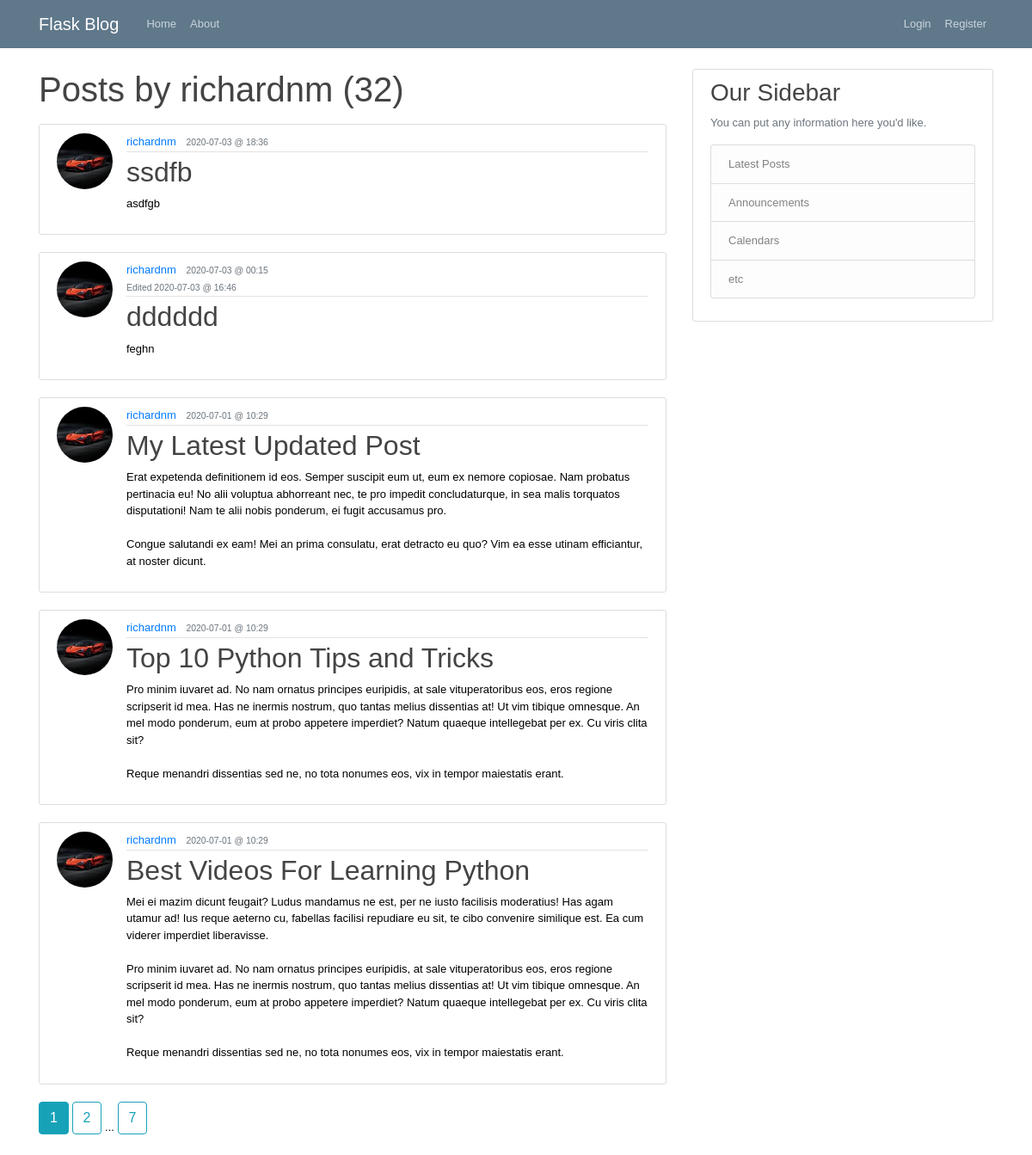
/user/richardnm, run on the app's committed database.
### flaskblog/models.py (models this page shows, shortened)
class User(db.Model, UserMixin):
    id = db.Column(db.Integer, primary_key=True)
    username = db.Column(db.String(20), unique=True, nullable=False)
    email = db.Column(db.String(120), unique=True, nullable=False)
    image_file = db.Column(db.String(20), nullable=False,
                           default='default.jpeg')
    password = db.Column(db.String(60), nullable=False)
    posts = db.relationship('Post', backref='author', lazy=True)
    deleted_posts = db.relationship('DeletedPost', backref='author', lazy=True)

class Post(db.Model):
    id = db.Column(db.Integer, primary_key=True)
    title = db.Column(db.String(100), nullable=False)
    date_posted = db.Column(db.DateTime, nullable=False,
                            default=datetime.utcnow)
    date_edited = db.Column(db.DateTime, nullable=False,
                            default=datetime.utcnow)
    content = db.Column(db.Text, nullable=False)
    user_id = db.Column(db.Integer, db.ForeignKey('user.id'),
                        nullable=False)
    post_history = db.relationship('PostHistory', backref='post',
                                   lazy=True)

### flaskblog/users/routes.py (the view)
@users.route('/user/<string:username>')
def user_posts(username):
    page = request.args.get('page', 1, type=int)
    user = User.query.filter_by(username=username).first_or_404()
    posts = Post.query.filter_by(author=user)\
        .order_by(Post.date_edited.desc())\
        .paginate(page=page, per_page=5)
    tz = timezone.utc
    return render_template('user_posts.html', posts=posts, user=user, tz=tz)

### flaskblog/templates/user_posts.html
{% extends 'layout.html' %}
{% block content %}
    <h1 class="mb-3">Posts by {{ user.username }} ({{ posts.total }})</h1>
    {% for post in posts.items %}
        <article class="media content-section">
            <img class="rounded-circle article-img" src=" {{ url_for('static', filename='profile_pics/' + post.author.image_file) }} " alt="">
            <div class="media-body">
            <div class="article-metadata">
                <a class="mr-2" href="{{ url_for('users.user_posts', username=post.author.username) }}">{{ post.author.username }}</a>
                {% if post.date_posted != post.date_edited %}
                    <small class="text-muted">{{ post.date_posted.replace(tzinfo=tz).astimezone(tz=None).strftime('%Y-%m-%d @ %H:%M') }} </small> <br>
                    <small class="text-muted">Edited {{ post.date_edited.replace(tzinfo=tz).astimezone(tz=None).strftime('%Y-%m-%d @ %H:%M') }} </small>
                {% else %}
                    <small class="text-muted">{{ post.date_posted.replace(tzinfo=tz).astimezone(tz=None).strftime('%Y-%m-%d @ %H:%M') }} </small>
                {% endif %}
            </div>
            <h2><a class="article-title" href="{{ url_for('posts.post', post_id=post.id) }}">{{ post.title }}</a></h2>
            <p class="article-content">{{ post.content }}</p>
            </div>
        </article>
    {% endfor %}
    {% for page_num in posts.iter_pages(left_edge=1, right_edge=1, left_current=1, right_current=2) %}
        {% if page_num %}
            {% if posts.page == page_num %}
                <a class="btn btn-info mb-4" href="{{ url_for('users.user_posts', username=user.username, page=page_num) }}">{{ page_num }}</a>
            {% else %}
                <a class="btn btn-outline-info mb-4" href="{{ url_for('users.user_posts', username=user.username, page=page_num) }}">{{ page_num }}</a>
            {% endif %}
        {% else %}
            ...
        {% endif %}
    {% endfor %}
{% endblock content %}

### flaskblog/templates/layout.html (shortened to what this page needs)
<!DOCTYPE html>
<html lang="en">
<head>
  <link rel="stylesheet" href="https://maxcdn.bootstrapcdn.com/bootstrap/4.0.0/css/bootstrap.min.css">
  <link rel="stylesheet" type="text/css" href="{{ url_for('static', filename='main.css') }}">
  <link rel="stylesheet" href="{{ url_for('static', filename='style2.css') }}">
</head>
<body>
    <header class="site-header">
        <nav class="navbar navbar-expand-md navbar-dark bg-steel fixed-top">
          <div class="container">
            <a class="navbar-brand mr-4" href="/">Flask Blog</a>
            <div class="collapse navbar-collapse" id="navbarToggle">
              <div class="navbar-nav mr-auto">
                <a class="nav-item nav-link" href="{{ url_for('main.home') }}">Home</a>
                <a class="nav-item nav-link" href="{{ url_for('main.about') }}">About</a>
              </div>
              <div class="navbar-nav">
                <div class="navbar-nav">
                  {% if current_user.is_authenticated %}
                  <a class="nav-item nav-link" href="{{ url_for('posts.new_post')}}">New Post</a>
                  <a class="nav-item nav-link" href="{{ url_for('users.account')}}">{{ current_user.username }} </a>
                  <a class="nav-item nav-link" href="{{ url_for('users.logout')}}">Logout</a>
                  <div class="center-vertical">
                      <a class="nav-item nav-icon" href="/settings"> <i class="material-icons small-icon">settings</i> </a>
                  </div>
                </div>
                  {% else %}
                    <a class="nav-item nav-link" href="{{ url_for('users.login')}}">Login</a>
                    <a class="nav-item nav-link" href="{{ url_for('users.register')}}">Register</a>
                  {% endif %}
                </div>
              </div>
            </div>
          </div>
        </nav>
    </header>
    <main role="main" class="container">
        <div class="row">
            <div class="col-md-8">
                {% block content %}
                {% endblock %}
            </div>
                <div class="col-md-4">
                <div class="content-section">
                    <h3>Our Sidebar</h3>
                    <p class='text-muted'>You can put any information here you'd like.
                    <ul class="list-group">
                        <li class="list-group-item list-group-item-light">Latest Posts</li>
                        <li class="list-group-item list-group-item-light">Announcements</li>
                        <li class="list-group-item list-group-item-light">Calendars</li>
                        <li class="list-group-item list-group-item-light">etc</li>
                    </ul>
                    </p>
                </div>
            </div>
        </div>
    </main>
</body>
</html>

### flaskblog/static/main.css (style rules this page uses)
body { background: #fafafa; color: #333333; margin-top: 5rem; }
h1, h2, h3, h4, h5, h6 { color: #444444; }
.bg-steel { background-color: #5f788a; }
.site-header .navbar-nav .nav-link { color: #cbd5db; }
.content-section { background: #ffffff; padding: 10px 20px; border: 1px solid #dddddd; border-radius: 3px; margin-bottom: 20px; }
.article-title { color: #444444; }
.article-content { white-space: pre-line; }
.article-img { height: 65px; width: 65px; margin-right: 16px; }
.article-metadata { padding-bottom: 1px; margin-bottom: 4px; border-bottom: 1px solid #e3e3e3 }

### flaskblog/static/style2.css (style rules this page uses)
* { margin:0px; }
body { background-color: #FFFFFF; font-family: Verdana,Arial,Helvetica,sans-serif; font-size: small; color: #000000; }

### data on the page
User: username "richardnm"
Post: image_file (picture), author.username "richardnm", date_posted.replace "2020-07-03 @ 18:36", title "ssdfb", content "asdfgb"
Post: image_file (picture), author.username "richardnm", date_posted.replace "2020-07-03 @ 00:15", date_edited.replace "2020-07-03 @ 16:46", title "dddddd", content "feghn"
Post: image_file (picture), author.username "richardnm", date_posted.replace "2020-07-01 @ 10:29", title "My Latest Updated Post", content "Erat expetenda definitionem id eos. Semper suscipit eum ut, eum ex nemore copiosae. Nam probatus pertinacia eu! No alii voluptua abhorreant nec, te pro impedit concludaturque, in sea malis torquatos disputationi! Nam te alii nobis ponderum, ei fugit accusamus pro. Congue salutandi ex eam! Mei an prima consulatu, erat detracto eu quo? Vim ea esse utinam efficiantur, at noster dicunt."
Post: image_file (picture), author.username "richardnm", date_posted.replace "2020-07-01 @ 10:29", title "Top 10 Python Tips and Tricks", content "Pro minim iuvaret ad. No nam ornatus principes euripidis, at sale vituperatoribus eos, eros regione scripserit id mea. Has ne inermis nostrum, quo tantas melius dissentias at! Ut vim tibique omnesque. An mel modo ponderum, eum at probo appetere imperdiet? Natum quaeque intellegebat per ex. Cu viris clita sit? Reque menandri dissentias sed ne, no tota nonumes eos, vix in tempor maiestatis erant."
Post: image_file (picture), author.username "richardnm", date_posted.replace "2020-07-01 @ 10:29", title "Best Videos For Learning Python", content "Mei ei mazim dicunt feugait? Ludus mandamus ne est, per ne iusto facilisis moderatius! Has agam utamur ad! Ius reque aeterno cu, fabellas facilisi repudiare eu sit, te cibo convenire similique est. Ea cum viderer imperdiet liberavisse. Pro minim iuvaret ad. No nam ornatus principes euripidis, at sale vituperatoribus eos, eros regione scripserit id mea. Has ne inermis nostrum, quo tantas melius dissentias at! Ut vim tibique omnesque. An mel modo ponderum, eum at probo appetere imperdiet? Natum quaeque intellegebat per ex. Cu viris clita sit? Reque menandri dissentias sed ne, no tota nonumes eos, vix in tempor maiestatis erant."

### other printed values
{{ posts.total }} "32"
{{ page_num }} "1"
{{ page_num }} "2" "7"
